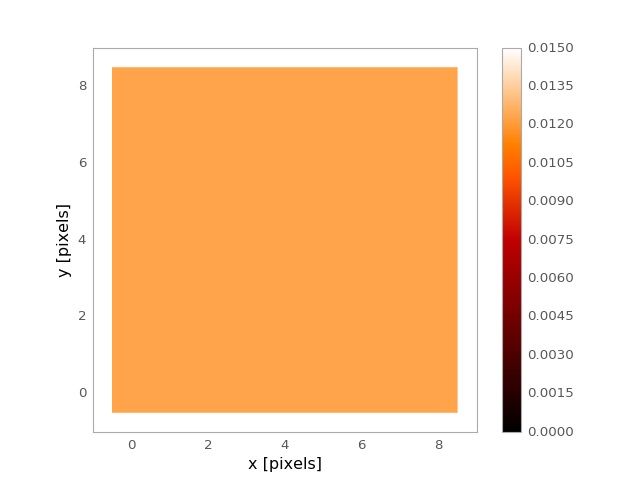

This figure's Python source:
import matplotlib.pyplot as plt
from astropy.convolution import Box2DKernel
box_2D_kernel = Box2DKernel(9)
plt.imshow(box_2D_kernel, interpolation='none', origin='lower',
           vmin=0.0, vmax=0.015)
plt.xlim(-1, 9)
plt.ylim(-1, 9)
plt.xlabel('x [pixels]')
plt.ylabel('y [pixels]')
plt.colorbar()
plt.show()
